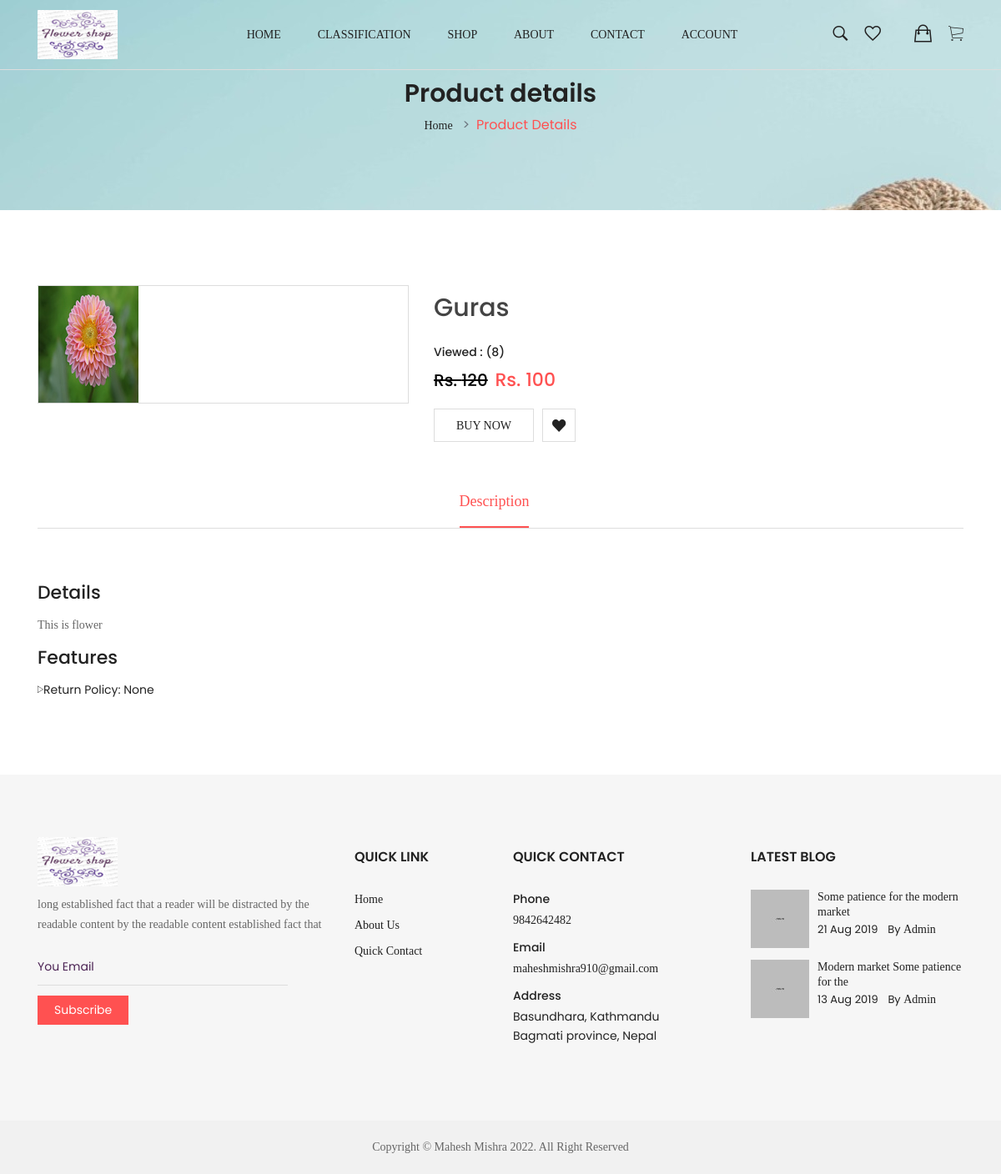
The app's page /product/pro13/ with its own data.
### mainApp/models.py (models this page shows, shortened)
class Product(models.Model):
    title = models.CharField(max_length=150)
    slug = models.SlugField(unique=True)
    category = models.ForeignKey(Category, on_delete=models.CASCADE)
    image = models.ImageField(upload_to="products")
    marked_price = models.PositiveIntegerField()
    selling_prince = models.PositiveIntegerField()
    description = models.TextField()
    return_policy = models.CharField(max_length=300, null=True, blank=True)
    view_count = models.PositiveIntegerField(default=0)

### mainApp/views.py (the view)
# urls.py: path("product/<slug:slug>/", ProductDetailView.as_view(),name="productdetail"),
class ProductDetailView(EcomMixin, TemplateView):
    template_name = "product-details-2.html"
    def get_context_data(self, **kwargs):
        context = super().get_context_data(**kwargs)
        url_slug = self.kwargs['slug']
        product = Product.objects.get(slug=url_slug)
        product.view_count += 1
        product.save()
        context['product'] = product
        return context

### mainApp/views.py (called while the page is built)
    def dispatch(self, request, *args, **kwargs):
        cart_id = request.session.get("cart_id")
        if cart_id:
            cart_obj = Cart.objects.get(id=cart_id)
            if request.user.is_authenticated and request.user.customer:
                cart_obj.customer = request.user.customer
                cart_obj.save()
        return super().dispatch(request, *args, **kwargs)

### templates/product-details-2.html (shortened to what this page needs)
{% extends 'base.html' %}
{% load static %}
{% block content %}
        <div class="breadcrumb-area section-ptb">
            <div class="container">
                <div class="row">
                    <div class="col-12">
                        <h2 class="breadcrumb-title">Product details</h2>
                        <ul class="breadcrumb-list">
                            <li class="breadcrumb-item"><a href="{% url 'mainApp:home' %}">Home</a></li>
                            <li class="breadcrumb-item active">Product details</li>
                        </ul>
                    </div>
                </div>
            </div>
        </div>
        <div class="main-content-wrap section-ptb product-details-page">
            <div class="container">
                <div class="row">
                    <div class="col-xl-5 col-lg-6 col-md-6">
                        <div class="product-details-images">
                            <div class="product_details_container">
                                <div class="product_big_images-top">
                                    <div class="portfolio-full-image tab-content">
                                        <div role="tabpanel" class="tab-pane active product-image-position" id="img-tab-5">
                                            <a class="img-poppu">
                                                <img src="{{product.image.url}}" alt="#">
                                            </a>
                                        </div>
                                    </div>
                                </div>
                            </div>
                        </div>
                    </div>
                    <div class="col-xl-7 col-lg-6 col-md-6">
                        <div class="product_details_info">
                            <h2>{{product.title}}</h2>
                            <div class="product-quantity-action">
                                <div class="prodict-statas"><span>Viewed : ({{product.view_count}})</span></div>
                            </div>
                            <ul class="pro_dtl_prize">
                                <li class="old_prize">Rs. {{product.marked_price}}</li>
                                <li> Rs. {{product.selling_prince}}</li>
                            </ul>
                            <ul class="pro_dtl_btn">
                                <li><a href="{% url 'mainApp:addtocart' product.id %}" class="buy_now_btn">buy now</a></li>
                                <li><a href="{% url 'mainApp:addtowishlist' product.id %}"><i class="ion-heart"></i></a></li>
                            </ul>
                        </div>
                    </div>
                </div>
                <div class="row">
                    <div class="col-12">
                        <div class="product-details-tab mt-60">
                            <ul role="tablist" class="mb-50 nav">
                                <li class="active" role="presentation">
                                    <a data-toggle="tab" role="tab" href="#description" class="active">Description</a>
                                </li>
                            </ul>
                        </div>
                    </div>
                    <div class="col-12">
                        <div class="product_details_tab_content tab-content">
                            <div class="product_tab_content tab-pane active" id="description" role="tabpanel">
                                <div class="product_description_wrap">
                                    <div class="product_desc mb--30">
                                        <h2 class="title_3">Details</h2>
                                        <p>{{product.description}}</p>
                                    </div>
                                    <div class="pro_feature">
                                        <h2 class="title_3">Features</h2>
                                        <ul class="feature_list">
                                            <li><i class="ion-ios-play-outline"></i>Return Policy: {{product.return_policy}}</li>
                                        </ul>
                                    </div>
                                </div>
                            </div>
                        </div>
                    </div>
                </div>
            </div>
        </div>
{% endblock %}

### static/assets/csss/main.css (style rules this page uses)
a { font-family: SourceSansPro-Regular; font-size: 14px; line-height: 1.7; color: #666666; margin: 0px; transition: all 0.4s; -webkit-transition: all 0.4s; -o-transition: all 0.4s; -moz-transition: all 0.4s; }
h1,h2,h3,h4,h5,h6 { margin: 0px; }
p { font-family: SourceSansPro-Regular; font-size: 14px; line-height: 1.7; color: #666666; margin: 0px; }
ul, li { margin: 0px; list-style-type: none; }

### records on screen
Product: image (picture), title "Guras", view_count "8", marked_price "120", selling_prince "100", description "This is flower", return_policy "None"
